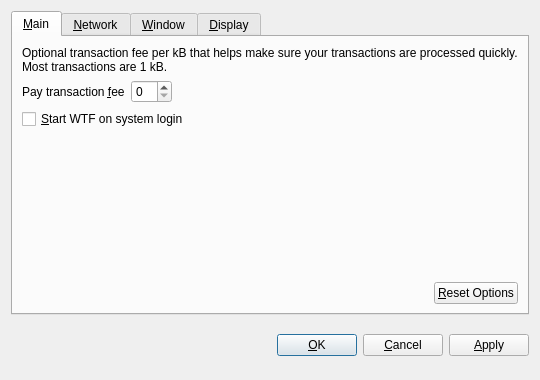
<?xml version="1.0" encoding="UTF-8"?>
<ui version="4.0">
 <class>OptionsDialog</class>
 <widget class="QDialog" name="OptionsDialog">
  <property name="geometry">
   <rect>
    <x>0</x>
    <y>0</y>
    <width>540</width>
    <height>380</height>
   </rect>
  </property>
  <property name="windowTitle">
   <string>Options</string>
  </property>
  <property name="modal">
   <bool>true</bool>
  </property>
  <layout class="QVBoxLayout" name="verticalLayout">
   <item>
    <widget class="QTabWidget" name="tabWidget">
     <property name="tabPosition">
      <enum>QTabWidget::North</enum>
     </property>
     <property name="currentIndex">
      <number>0</number>
     </property>
     <widget class="QWidget" name="tabMain">
      <attribute name="title">
       <string>&amp;Main</string>
      </attribute>
      <layout class="QVBoxLayout" name="verticalLayout_Main">
       <item>
        <widget class="QLabel" name="transactionFeeInfoLabel">
         <property name="text">
          <string>Optional transaction fee per kB that helps make sure your transactions are processed quickly. Most transactions are 1 kB.</string>
         </property>
         <property name="textFormat">
          <enum>Qt::PlainText</enum>
         </property>
         <property name="wordWrap">
          <bool>true</bool>
         </property>
        </widget>
       </item>
       <item>
        <layout class="QHBoxLayout" name="horizontalLayout_1_Main">
         <item>
          <widget class="QLabel" name="transactionFeeLabel">
           <property name="text">
            <string>Pay transaction &amp;fee</string>
           </property>
           <property name="textFormat">
            <enum>Qt::PlainText</enum>
           </property>
           <property name="buddy">
            <cstring>transactionFee</cstring>
           </property>
          </widget>
         </item>
         <item>
          <widget class="BitcoinAmountField" name="transactionFee"/>
         </item>
         <item>
          <spacer name="horizontalSpacer_1_Main">
           <property name="orientation">
            <enum>Qt::Horizontal</enum>
           </property>
           <property name="sizeHint" stdset="0">
            <size>
             <width>40</width>
             <height>20</height>
            </size>
           </property>
          </spacer>
         </item>
        </layout>
       </item>
       <item>
        <widget class="QCheckBox" name="bitcoinAtStartup">
         <property name="toolTip">
          <string>Automatically start WTF after logging in to the system.</string>
         </property>
         <property name="text">
          <string>&amp;Start WTF on system login</string>
         </property>
        </widget>
       </item>
       <item>
        <spacer name="verticalSpacer_Main">
         <property name="orientation">
          <enum>Qt::Vertical</enum>
         </property>
         <property name="sizeHint" stdset="0">
          <size>
           <width>20</width>
           <height>40</height>
          </size>
         </property>
        </spacer>
       </item>
       <item>
        <layout class="QHBoxLayout" name="horizontalLayout_2_Main">
         <item>
          <spacer name="horizontalSpacer_2_Main">
           <property name="orientation">
            <enum>Qt::Horizontal</enum>
           </property>
           <property name="sizeHint" stdset="0">
            <size>
             <width>40</width>
             <height>20</height>
            </size>
           </property>
          </spacer>
         </item>
         <item>
          <widget class="QPushButton" name="resetButton">
           <property name="toolTip">
            <string>Reset all client options to default.</string>
           </property>
           <property name="text">
            <string>&amp;Reset Options</string>
           </property>
           <property name="autoDefault">
            <bool>false</bool>
           </property>
          </widget>
         </item>
        </layout>
       </item>
      </layout>
     </widget>
     <widget class="QWidget" name="tabNetwork">
      <attribute name="title">
       <string>&amp;Network</string>
      </attribute>
      <layout class="QVBoxLayout" name="verticalLayout_Network">
       <item>
        <widget class="QCheckBox" name="mapPortUpnp">
         <property name="toolTip">
          <string>Automatically open the WTF client port on the router. This only works when your router supports UPnP and it is enabled.</string>
         </property>
         <property name="text">
          <string>Map port using &amp;UPnP</string>
         </property>
        </widget>
       </item>
       <item>
        <widget class="QCheckBox" name="connectSocks">
         <property name="toolTip">
          <string>Connect to the WTF network through a SOCKS proxy (e.g. when connecting through Tor).</string>
         </property>
         <property name="text">
          <string>&amp;Connect through SOCKS proxy:</string>
         </property>
        </widget>
       </item>
       <item>
        <layout class="QHBoxLayout" name="horizontalLayout_Network">
         <item>
          <widget class="QLabel" name="proxyIpLabel">
           <property name="text">
            <string>Proxy &amp;IP:</string>
           </property>
           <property name="textFormat">
            <enum>Qt::PlainText</enum>
           </property>
           <property name="buddy">
            <cstring>proxyIp</cstring>
           </property>
          </widget>
         </item>
         <item>
          <widget class="QValidatedLineEdit" name="proxyIp">
           <property name="maximumSize">
            <size>
             <width>140</width>
             <height>16777215</height>
            </size>
           </property>
           <property name="toolTip">
            <string>IP address of the proxy (e.g. 127.0.0.1)</string>
           </property>
          </widget>
         </item>
         <item>
          <widget class="QLabel" name="proxyPortLabel">
           <property name="text">
            <string>&amp;Port:</string>
           </property>
           <property name="textFormat">
            <enum>Qt::PlainText</enum>
           </property>
           <property name="buddy">
            <cstring>proxyPort</cstring>
           </property>
          </widget>
         </item>
         <item>
          <widget class="QLineEdit" name="proxyPort">
           <property name="maximumSize">
            <size>
             <width>55</width>
             <height>16777215</height>
            </size>
           </property>
           <property name="toolTip">
            <string>Port of the proxy (e.g. 9050)</string>
           </property>
          </widget>
         </item>
         <item>
          <widget class="QLabel" name="socksVersionLabel">
           <property name="text">
            <string>SOCKS &amp;Version:</string>
           </property>
           <property name="textFormat">
            <enum>Qt::PlainText</enum>
           </property>
           <property name="buddy">
            <cstring>socksVersion</cstring>
           </property>
          </widget>
         </item>
         <item>
          <widget class="QValueComboBox" name="socksVersion">
           <property name="toolTip">
            <string>SOCKS version of the proxy (e.g. 5)</string>
           </property>
          </widget>
         </item>
         <item>
          <spacer name="horizontalSpacer_Network">
           <property name="orientation">
            <enum>Qt::Horizontal</enum>
           </property>
           <property name="sizeHint" stdset="0">
            <size>
             <width>40</width>
             <height>20</height>
            </size>
           </property>
          </spacer>
         </item>
        </layout>
       </item>
       <item>
        <spacer name="verticalSpacer_Network">
         <property name="orientation">
          <enum>Qt::Vertical</enum>
         </property>
         <property name="sizeHint" stdset="0">
          <size>
           <width>20</width>
           <height>40</height>
          </size>
         </property>
        </spacer>
       </item>
      </layout>
     </widget>
     <widget class="QWidget" name="tabWindow">
      <attribute name="title">
       <string>&amp;Window</string>
      </attribute>
      <layout class="QVBoxLayout" name="verticalLayout_Window">
       <item>
        <widget class="QCheckBox" name="minimizeToTray">
         <property name="toolTip">
          <string>Show only a tray icon after minimizing the window.</string>
         </property>
         <property name="text">
          <string>&amp;Minimize to the tray instead of the taskbar</string>
         </property>
        </widget>
       </item>
       <item>
        <widget class="QCheckBox" name="minimizeOnClose">
         <property name="toolTip">
          <string>Minimize instead of exit the application when the window is closed. When this option is enabled, the application will be closed only after selecting Quit in the menu.</string>
         </property>
         <property name="text">
          <string>M&amp;inimize on close</string>
         </property>
        </widget>
       </item>
       <item>
        <spacer name="verticalSpacer_Window">
         <property name="orientation">
          <enum>Qt::Vertical</enum>
         </property>
         <property name="sizeHint" stdset="0">
          <size>
           <width>20</width>
           <height>40</height>
          </size>
         </property>
        </spacer>
       </item>
      </layout>
     </widget>
     <widget class="QWidget" name="tabDisplay">
      <attribute name="title">
       <string>&amp;Display</string>
      </attribute>
      <layout class="QVBoxLayout" name="verticalLayout_Display">
       <item>
        <layout class="QHBoxLayout" name="horizontalLayout_1_Display">
         <item>
          <widget class="QLabel" name="langLabel">
           <property name="text">
            <string>User Interface &amp;language:</string>
           </property>
           <property name="textFormat">
            <enum>Qt::PlainText</enum>
           </property>
           <property name="buddy">
            <cstring>lang</cstring>
           </property>
          </widget>
         </item>
         <item>
          <widget class="QValueComboBox" name="lang">
           <property name="toolTip">
            <string>The user interface language can be set here. This setting will take effect after restarting WTF.</string>
           </property>
          </widget>
         </item>
        </layout>
       </item>
       <item>
        <layout class="QHBoxLayout" name="horizontalLayout_2_Display">
         <item>
          <widget class="QLabel" name="unitLabel">
           <property name="text">
            <string>&amp;Unit to show amounts in:</string>
           </property>
           <property name="textFormat">
            <enum>Qt::PlainText</enum>
           </property>
           <property name="buddy">
            <cstring>unit</cstring>
           </property>
          </widget>
         </item>
         <item>
          <widget class="QValueComboBox" name="unit">
           <property name="toolTip">
            <string>Choose the default subdivision unit to show in the interface and when sending coins.</string>
           </property>
          </widget>
         </item>
        </layout>
       </item>
       <item>
        <widget class="QCheckBox" name="displayAddresses">
         <property name="toolTip">
          <string>Whether to show WTF addresses in the transaction list or not.</string>
         </property>
         <property name="text">
          <string>&amp;Display addresses in transaction list</string>
         </property>
        </widget>
       </item>
       <item>
        <spacer name="verticalSpacer_Display">
         <property name="orientation">
          <enum>Qt::Vertical</enum>
         </property>
         <property name="sizeHint" stdset="0">
          <size>
           <width>20</width>
           <height>40</height>
          </size>
         </property>
        </spacer>
       </item>
      </layout>
     </widget>
    </widget>
   </item>
   <item>
    <layout class="QHBoxLayout" name="horizontalLayout_Buttons">
     <item>
      <spacer name="horizontalSpacer_1">
       <property name="orientation">
        <enum>Qt::Horizontal</enum>
       </property>
       <property name="sizeHint" stdset="0">
        <size>
         <width>40</width>
         <height>48</height>
        </size>
       </property>
      </spacer>
     </item>
     <item>
      <widget class="QLabel" name="statusLabel">
       <property name="font">
        <font>
         <weight>75</weight>
         <bold>true</bold>
        </font>
       </property>
       <property name="text">
        <string/>
       </property>
       <property name="textFormat">
        <enum>Qt::PlainText</enum>
       </property>
       <property name="wordWrap">
        <bool>true</bool>
       </property>
      </widget>
     </item>
     <item>
      <spacer name="horizontalSpacer_2">
       <property name="orientation">
        <enum>Qt::Horizontal</enum>
       </property>
       <property name="sizeHint" stdset="0">
        <size>
         <width>40</width>
         <height>48</height>
        </size>
       </property>
      </spacer>
     </item>
     <item>
      <widget class="QPushButton" name="okButton">
       <property name="text">
        <string>&amp;OK</string>
       </property>
      </widget>
     </item>
     <item>
      <widget class="QPushButton" name="cancelButton">
       <property name="text">
        <string>&amp;Cancel</string>
       </property>
       <property name="autoDefault">
        <bool>false</bool>
       </property>
      </widget>
     </item>
     <item>
      <widget class="QPushButton" name="applyButton">
       <property name="text">
        <string>&amp;Apply</string>
       </property>
       <property name="autoDefault">
        <bool>false</bool>
       </property>
      </widget>
     </item>
    </layout>
   </item>
  </layout>
 </widget>
 <customwidgets>
  <customwidget>
   <class>BitcoinAmountField</class>
   <extends>QSpinBox</extends>
   <header>bitcoinamountfield.h</header>
  </customwidget>
  <customwidget>
   <class>QValueComboBox</class>
   <extends>QComboBox</extends>
   <header>qvaluecombobox.h</header>
  </customwidget>
  <customwidget>
   <class>QValidatedLineEdit</class>
   <extends>QLineEdit</extends>
   <header>qvalidatedlineedit.h</header>
  </customwidget>
 </customwidgets>
 <resources/>
 <connections/>
</ui>
